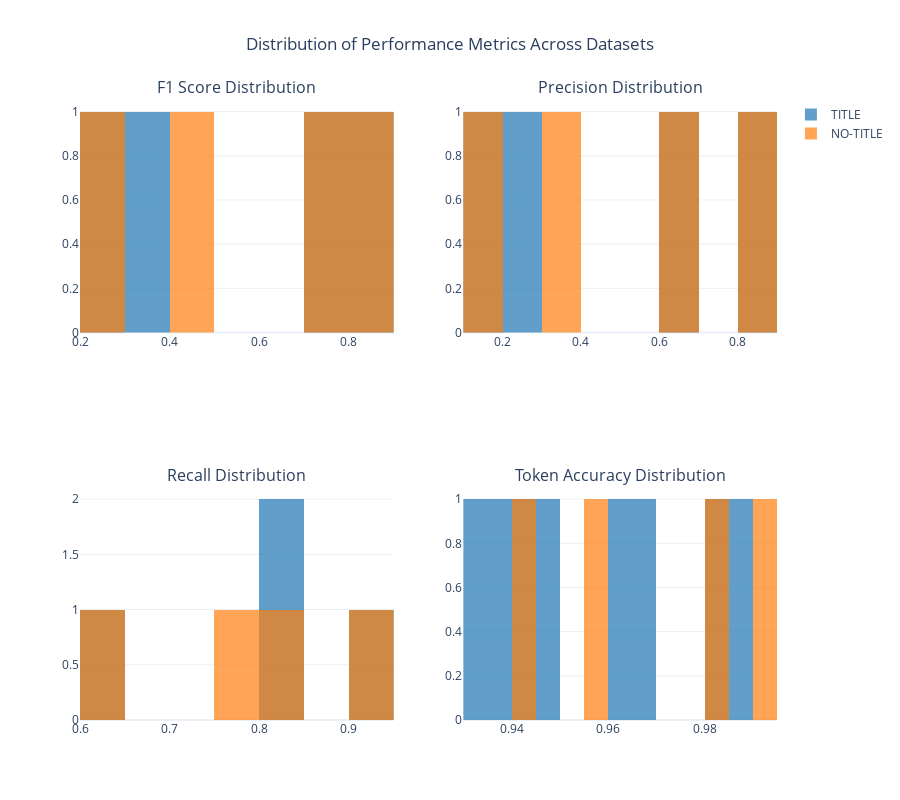

Notebook code cell kept with this figure:
### Code cell
# 5. Distribution Analysis
def create_distribution_analysis():
    """Create distribution analysis of metrics across datasets."""
    
    fig = make_subplots(
        rows=2, cols=2,
        subplot_titles=('F1 Score Distribution', 'Precision Distribution',
                       'Recall Distribution', 'Token Accuracy Distribution'),
        specs=[[{"secondary_y": False}, {"secondary_y": False}],
               [{"secondary_y": False}, {"secondary_y": False}]]
    )
    
    metrics = ['person_f1', 'person_precision', 'person_recall', 'token_accuracy']
    positions = [(1, 1), (1, 2), (2, 1), (2, 2)]
    colors = ['#1f77b4', '#ff7f0e']
    
    for metric, (row, col) in zip(metrics, positions):
        for i, model_type in enumerate(df_results['model_type'].unique()):
            model_data = df_results[df_results['model_type'] == model_type]
            
            fig.add_trace(
                go.Histogram(
                    x=model_data[metric],
                    name=f'{model_type}',
                    opacity=0.7,
                    nbinsx=10,
                    marker_color=colors[i],
                    showlegend=(row == 1 and col == 1)
                ),
                row=row, col=col
            )
    
    fig.update_layout(
        height=800,
        title_text="Distribution of Performance Metrics Across Datasets",
        title_x=0.5,
        template="plotly_white",
        barmode='overlay'
    )
    
    return fig

distribution_fig = create_distribution_analysis()
distribution_fig.show()

# Save the chart
distribution_fig.write_html(CHARTS_PATH / f"distribution_analysis_{results_timestamp}.html")
distribution_fig.write_image(CHARTS_PATH / f"distribution_analysis_{results_timestamp}.png", width=1200, height=800)
print("✅ Distribution analysis chart saved!")

### Figure 1 — Plotly figure (JSON) as saved in the notebook; plotly's stock layout.template omitted (floating-point values rounded to 4 significant figures)
{"data": [{"marker": {"color": "#1f77b4"}, "name": "TITLE", "nbinsx": 10, "opacity": 0.7, "showlegend": true, "type": "histogram", "x": [0.8838, 0.7191, 0.2453, 0.3771], "xaxis": "x", "yaxis": "y"}, {"marker": {"color": "#ff7f0e"}, "name": "NO-TITLE", "nbinsx": 10, "opacity": 0.7, "showlegend": true, "type": "histogram", "x": [0.8945, 0.7465, 0.2836, 0.4127], "xaxis": "x", "yaxis": "y"}, {"marker": {"color": "#1f77b4"}, "name": "TITLE", "nbinsx": 10, "opacity": 0.7, "showlegend": false, "type": "histogram", "x": [0.8382, 0.6478, 0.1446, 0.2666], "xaxis": "x2", "yaxis": "y2"}, {"marker": {"color": "#ff7f0e"}, "name": "NO-TITLE", "nbinsx": 10, "opacity": 0.7, "showlegend": false, "type": "histogram", "x": [0.8761, 0.6872, 0.1726, 0.3139], "xaxis": "x2", "yaxis": "y2"}, {"marker": {"color": "#1f77b4"}, "name": "TITLE", "nbinsx": 10, "opacity": 0.7, "showlegend": false, "type": "histogram", "x": [0.9346, 0.8081, 0.8082, 0.6442], "xaxis": "x3", "yaxis": "y3"}, {"marker": {"color": "#ff7f0e"}, "name": "NO-TITLE", "nbinsx": 10, "opacity": 0.7, "showlegend": false, "type": "histogram", "x": [0.9136, 0.8169, 0.7945, 0.6026], "xaxis": "x3", "yaxis": "y3"}, {"marker": {"color": "#1f77b4"}, "name": "TITLE", "nbinsx": 10, "opacity": 0.7, "showlegend": false, "type": "histogram", "x": [0.9884, 0.9642, 0.9305, 0.9477], "xaxis": "x4", "yaxis": "y4"}, {"marker": {"color": "#ff7f0e"}, "name": "NO-TITLE", "nbinsx": 10, "opacity": 0.7, "showlegend": false, "type": "histogram", "x": [0.9918, 0.9807, 0.9441, 0.9584], "xaxis": "x4", "yaxis": "y4"}], "layout": {"annotations": [{"font": {"size": 16}, "showarrow": false, "text": "F1 Score Distribution", "x": 0.225, "xanchor": "center", "xref": "paper", "y": 1, "yanchor": "bottom", "yref": "paper"}, {"font": {"size": 16}, "showarrow": false, "text": "Precision Distribution", "x": 0.775, "xanchor": "center", "xref": "paper", "y": 1, "yanchor": "bottom", "yref": "paper"}, {"font": {"size": 16}, "showarrow": false, "text": "Recall Distribution", "x": 0.225, "xanchor": "center", "xref": "paper", "y": 0.375, "yanchor": "bottom", "yref": "paper"}, {"font": {"size": 16}, "showarrow": false, "text": "Token Accuracy Distribution", "x": 0.775, "xanchor": "center", "xref": "paper", "y": 0.375, "yanchor": "bottom", "yref": "paper"}], "barmode": "overlay", "height": 800, "title": {"text": "Distribution of Performance Metrics Across Datasets", "x": 0.5}, "xaxis": {"anchor": "y", "domain": [0, 0.45]}, "xaxis2": {"anchor": "y2", "domain": [0.55, 1]}, "xaxis3": {"anchor": "y3", "domain": [0, 0.45]}, "xaxis4": {"anchor": "y4", "domain": [0.55, 1]}, "yaxis": {"anchor": "x", "domain": [0.625, 1]}, "yaxis2": {"anchor": "x2", "domain": [0.625, 1]}, "yaxis3": {"anchor": "x3", "domain": [0, 0.375]}, "yaxis4": {"anchor": "x4", "domain": [0, 0.375]}}}
